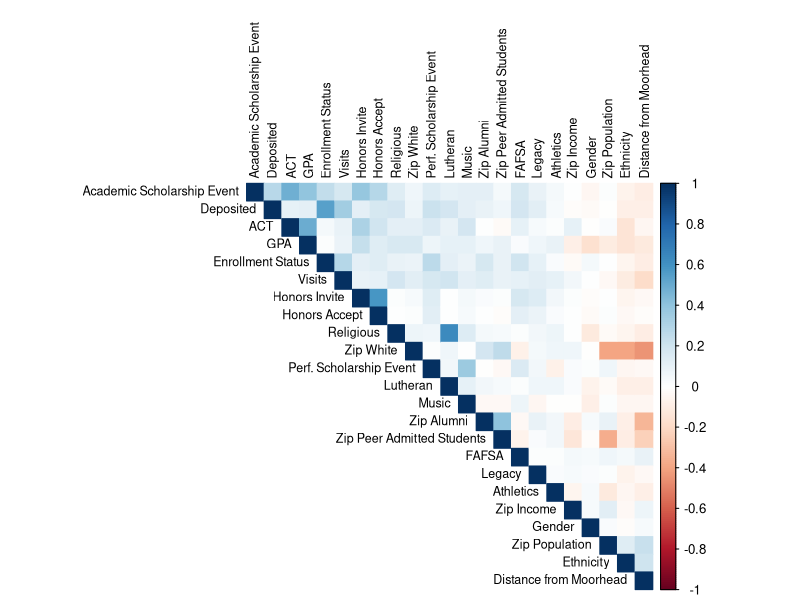
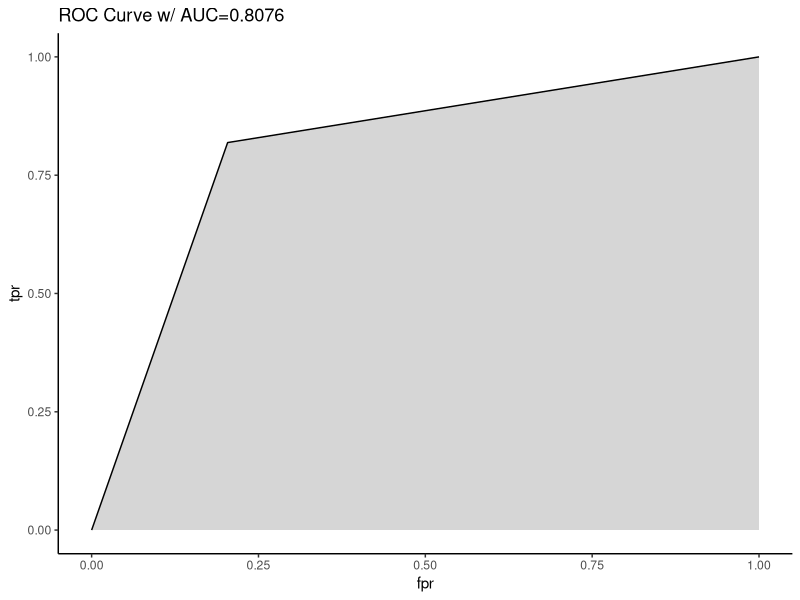

The R script that drew these images, in order:
library(corrplot)
library(ROCR)
library(ggplot2)

data <- read.csv("enrollment_data.csv", stringsAsFactors=F)

# test and train sets
train1 <- data[data$Year!="2016 Fall" & data$App=="1", -18] 
test1 <- data[data$Year=="2016 Fall" & data$App=="1", -18]

# check for collin
co1 <- round(cor(train1[,-c(2,3)]),4)
co1_concern <- co1[abs(co1)>0.75] # just an identity matrix --> good 

# make a correlation plot
co1.df <- train1[,-c(2,3)]
colnames(co1.df) <- c("Enrollment Status", "ACT", "GPA", "Distance from Moorhead", "Zip Income", "Zip Population", "Zip White", "Zip Alumni",
                      "Music", "Athletics", "Legacy", "Gender", "Ethnicity", "Lutheran", "Religious", "Deposited", "FAFSA", "Honors Invite",
                      "Honors Accept", "Visits", "Perf. Scholarship Event", "Academic Scholarship Event", "Zip Peer Admitted Students")
co1 <- round(cor(co1.df),4)
par(mar=c(rep(5,4)))
corrplot(co1, method="color", type="upper", tl.col="black", tl.cex=.75,mar=c(0,0,1,0), order="FPC")

# summary stats of training set
summary(train1)
library(psych)
describe(train1[,-c(2,3)], type=2)

# fit model
fit1g <- glm(Final.Status ~ ., train1[,-c(2,3)], family="binomial") 
fit1gs <- step(fit1g, direction="both", trace=0) # stepwise selection
coef1s <- exp(cbind(Odds.Ratio = coef(fit1gs), confint(fit1gs))) # get odds ratios

# make predictions and evaluate cutoff options
test1$Predictions_raw <- unlist(predict(fit1gs, test1, type="response"))
test <- data.frame()
for( cutoff in c(.05, .075, .1, .15, .2, .25, .3, .35, .4, .45, .5, .55, .6, .65, .7, .75, .8, .85, .9)) {
     test1$Predictions <- ifelse(test1$Predictions_raw > cutoff, 1, 0) 
     
     results <- table(test1$Predictions, test1$Final.Status)
     accuracy <- round((results[1,1] + results[2,2])/sum(results[,1], results[,2]),2)
     fn <- round(results[1,2]/sum(results[,2]),2)
     tn <- round(results[1,1]/sum(results[,1]),2)
     fp <- round(results[2,1]/sum(results[,1]),2)
     tp <- round(results[2,2]/sum(results[,2]),2)
     
     row <- data.frame(cutoff, accuracy, tp, tn, fp, fn)
     test <- rbind(test, row)
}

# categorize predictions based on cutoff point
test1$Predictions <- ifelse(test1$Predictions_raw>0.20, 1, 0)

# create ROC plot
pred <- prediction(test1$Predictions, test1$Final.Status)
perf <- performance(pred, "tpr", "fpr")
auc <- performance(pred, measure="auc")
auc <- auc@y.values[[1]]
roc.data <- data.frame(fpr=unlist(perf@x.values),
                       tpr=unlist(perf@y.values),
                       model="GLM")
ggplot(roc.data, aes(x=fpr, ymin=0, ymax=tpr)) + geom_ribbon(alpha=0.2) + 
     geom_line(aes(y=tpr)) + labs(title=paste0("ROC Curve w/ AUC=", round(auc,4))) + theme_classic()
